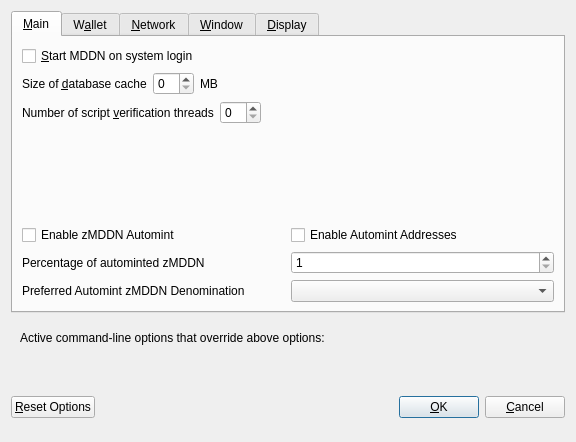
<?xml version="1.0" encoding="UTF-8"?>
<ui version="4.0">
 <class>OptionsDialog</class>
 <widget class="QDialog" name="OptionsDialog">
  <property name="geometry">
   <rect>
    <x>0</x>
    <y>0</y>
    <width>576</width>
    <height>442</height>
   </rect>
  </property>
  <property name="windowTitle">
   <string>Options</string>
  </property>
  <property name="modal">
   <bool>true</bool>
  </property>
  <layout class="QVBoxLayout" name="verticalLayout">
   <item>
    <widget class="QTabWidget" name="tabWidget">
     <property name="currentIndex">
      <number>0</number>
     </property>
     <widget class="QWidget" name="tabMain">
      <attribute name="title">
       <string>&amp;Main</string>
      </attribute>
      <layout class="QVBoxLayout" name="verticalLayout_Main">
       <item>
        <widget class="QCheckBox" name="bitcoinAtStartup">
         <property name="toolTip">
          <string>Automatically start MDDN after logging in to the system.</string>
         </property>
         <property name="text">
          <string>&amp;Start MDDN on system login</string>
         </property>
        </widget>
       </item>
       <item>
        <layout class="QHBoxLayout" name="horizontalLayout_2_Main">
         <item>
          <widget class="QLabel" name="databaseCacheLabel">
           <property name="text">
            <string>Size of &amp;database cache</string>
           </property>
           <property name="textFormat">
            <enum>Qt::PlainText</enum>
           </property>
           <property name="buddy">
            <cstring>databaseCache</cstring>
           </property>
          </widget>
         </item>
         <item>
          <widget class="QSpinBox" name="databaseCache"/>
         </item>
         <item>
          <widget class="QLabel" name="databaseCacheUnitLabel">
           <property name="text">
            <string>MB</string>
           </property>
           <property name="textFormat">
            <enum>Qt::PlainText</enum>
           </property>
          </widget>
         </item>
         <item>
          <spacer name="horizontalSpacer_2_Main">
           <property name="orientation">
            <enum>Qt::Horizontal</enum>
           </property>
           <property name="sizeHint" stdset="0">
            <size>
             <width>40</width>
             <height>20</height>
            </size>
           </property>
          </spacer>
         </item>
        </layout>
       </item>
       <item>
        <layout class="QHBoxLayout" name="horizontalLayout_3_Main">
         <item>
          <widget class="QLabel" name="threadsScriptVerifLabel">
           <property name="text">
            <string>Number of script &amp;verification threads</string>
           </property>
           <property name="textFormat">
            <enum>Qt::PlainText</enum>
           </property>
           <property name="buddy">
            <cstring>threadsScriptVerif</cstring>
           </property>
          </widget>
         </item>
         <item>
          <widget class="QSpinBox" name="threadsScriptVerif">
           <property name="toolTip">
            <string>(0 = auto, &lt;0 = leave that many cores free)</string>
           </property>
          </widget>
         </item>
         <item>
          <spacer name="horizontalSpacer_3_Main">
           <property name="orientation">
            <enum>Qt::Horizontal</enum>
           </property>
           <property name="sizeHint" stdset="0">
            <size>
             <width>40</width>
             <height>20</height>
            </size>
           </property>
          </spacer>
         </item>
        </layout>
       </item>
       <item>
        <spacer name="verticalSpacer_2">
         <property name="orientation">
          <enum>Qt::Vertical</enum>
         </property>
         <property name="sizeHint" stdset="0">
          <size>
           <width>20</width>
           <height>40</height>
          </size>
         </property>
        </spacer>
       </item>
       <item>
        <widget class="QWidget" name="verticalZpivOptionsWidget" native="true">
         <layout class="QVBoxLayout" name="verticalZpivOptionsLayout">
          <property name="margin">
           <number>0</number>
          </property>
          <item>
           <layout class="QHBoxLayout" name="horizontalAutomintingLayout">
            <item>
             <widget class="QCheckBox" name="checkBoxZeromintEnable">
              <property name="toolTip">
               <string>Enable automatic minting of MDDN units to zMDDN</string>
              </property>
              <property name="layoutDirection">
               <enum>Qt::LeftToRight</enum>
              </property>
              <property name="text">
               <string>Enable zMDDN Automint</string>
              </property>
             </widget>
            </item>
            <item>
             <widget class="QCheckBox" name="checkBoxZeromintAddresses">
              <property name="toolTip">
               <string>Enable automatic zMDDN minting from specific addresses</string>
              </property>
              <property name="layoutDirection">
               <enum>Qt::LeftToRight</enum>
              </property>
              <property name="text">
               <string>Enable Automint Addresses</string>
              </property>
             </widget>
            </item>
           </layout>
          </item>
          <item>
           <layout class="QHBoxLayout" name="horizontalZmintPercentageLayout">
            <item>
             <widget class="QLabel" name="percentage_label">
              <property name="toolTip">
               <string>Percentage of incoming MDDN which get automatically converted to zMDDN via Zerocoin Protocol (min: 10%)</string>
              </property>
              <property name="text">
               <string>Percentage of autominted zMDDN</string>
              </property>
             </widget>
            </item>
            <item>
             <widget class="QSpinBox" name="zeromintPercentage">
              <property name="minimum">
               <number>1</number>
              </property>
              <property name="maximum">
               <number>100</number>
              </property>
             </widget>
            </item>
           </layout>
          </item>
          <item>
           <layout class="QHBoxLayout" name="horizontalLayout" stretch="0,0">
            <property name="sizeConstraint">
             <enum>QLayout::SetFixedSize</enum>
            </property>
            <item>
             <widget class="QLabel" name="labelPreferredDenom">
              <property name="maximumSize">
               <size>
                <width>16777215</width>
                <height>16777215</height>
               </size>
              </property>
              <property name="toolTip">
               <string>Wait with automatic conversion to Zerocoin until enough MDDN for this denomination is available</string>
              </property>
              <property name="text">
               <string>Preferred Automint zMDDN Denomination</string>
              </property>
             </widget>
            </item>
            <item>
             <widget class="QComboBox" name="preferredDenom">
              <property name="maximumSize">
               <size>
                <width>16777215</width>
                <height>27</height>
               </size>
              </property>
              <property name="toolTip">
               <string>Wait with automatic conversion to Zerocoin until enough MDDN for this denomination is available</string>
              </property>
              <property name="maxVisibleItems">
               <number>9</number>
              </property>
              <property name="maxCount">
               <number>9</number>
              </property>
             </widget>
            </item>
           </layout>
          </item>
         </layout>
        </widget>
       </item>
      </layout>
     </widget>
     <widget class="QWidget" name="tabWallet">
      <attribute name="title">
       <string>W&amp;allet</string>
      </attribute>
      <layout class="QVBoxLayout" name="verticalLayout_Wallet">
       <item>
        <layout class="QHBoxLayout" name="horizontalLayout_2_Wallet">
         <item>
          <widget class="QLabel" name="labelStakeSplitThresholdText">
           <property name="text">
            <string>Stake split threshold:</string>
           </property>
          </widget>
         </item>
         <item>
          <widget class="QSpinBox" name="spinBoxStakeSplitThreshold">
           <property name="minimum">
            <number>1</number>
           </property>
           <property name="maximum">
            <number>999999</number>
           </property>
          </widget>
         </item>
        </layout>
       </item>
       <item>
        <widget class="QGroupBox" name="groupBox">
         <property name="title">
          <string>Expert</string>
         </property>
         <layout class="QVBoxLayout" name="verticalLayout_2">
          <item>
           <widget class="QCheckBox" name="coinControlFeatures">
            <property name="toolTip">
             <string>Whether to show coin control features or not.</string>
            </property>
            <property name="text">
             <string>Enable coin &amp;control features</string>
            </property>
           </widget>
          </item>
          <item>
           <widget class="QCheckBox" name="showMasternodesTab">
            <property name="toolTip">
             <string>Show additional tab listing all your masternodes in first sub-tab&lt;br/&gt;and all masternodes on the network in second sub-tab.</string>
            </property>
            <property name="text">
             <string>Show Masternodes Tab</string>
            </property>
           </widget>
          </item>
          <item>
           <widget class="QCheckBox" name="spendZeroConfChange">
            <property name="toolTip">
             <string>If you disable the spending of unconfirmed change, the change from a transaction&lt;br/&gt;cannot be used until that transaction has at least one confirmation.&lt;br/&gt;This also affects how your balance is computed.</string>
            </property>
            <property name="text">
             <string>&amp;Spend unconfirmed change</string>
            </property>
           </widget>
          </item>
         </layout>
        </widget>
       </item>
       <item>
        <spacer name="verticalSpacer_Wallet">
         <property name="orientation">
          <enum>Qt::Vertical</enum>
         </property>
         <property name="sizeHint" stdset="0">
          <size>
           <width>20</width>
           <height>40</height>
          </size>
         </property>
        </spacer>
       </item>
      </layout>
     </widget>
     <widget class="QWidget" name="tabNetwork">
      <attribute name="title">
       <string>&amp;Network</string>
      </attribute>
      <layout class="QVBoxLayout" name="verticalLayout_Network">
       <item>
        <widget class="QCheckBox" name="mapPortUpnp">
         <property name="toolTip">
          <string>Automatically open the MDDN client port on the router. This only works when your router supports UPnP and it is enabled.</string>
         </property>
         <property name="text">
          <string>Map port using &amp;UPnP</string>
         </property>
        </widget>
       </item>
       <item>
        <widget class="QCheckBox" name="allowIncoming">
         <property name="toolTip">
          <string>Accept connections from outside</string>
         </property>
         <property name="text">
          <string>Allow incoming connections</string>
         </property>
        </widget>
       </item>
       <item>
        <widget class="QCheckBox" name="connectSocks">
         <property name="toolTip">
          <string>Connect to the MDDN network through a SOCKS5 proxy.</string>
         </property>
         <property name="text">
          <string>&amp;Connect through SOCKS5 proxy (default proxy):</string>
         </property>
        </widget>
       </item>
       <item>
        <layout class="QHBoxLayout" name="horizontalLayout_1_Network">
         <item>
          <widget class="QLabel" name="proxyIpLabel">
           <property name="text">
            <string>Proxy &amp;IP:</string>
           </property>
           <property name="textFormat">
            <enum>Qt::PlainText</enum>
           </property>
           <property name="buddy">
            <cstring>proxyIp</cstring>
           </property>
          </widget>
         </item>
         <item>
          <widget class="QValidatedLineEdit" name="proxyIp">
           <property name="minimumSize">
            <size>
             <width>140</width>
             <height>0</height>
            </size>
           </property>
           <property name="maximumSize">
            <size>
             <width>140</width>
             <height>16777215</height>
            </size>
           </property>
           <property name="toolTip">
            <string>IP address of the proxy (e.g. IPv4: 127.0.0.1 / IPv6: ::1)</string>
           </property>
          </widget>
         </item>
         <item>
          <widget class="QLabel" name="proxyPortLabel">
           <property name="text">
            <string>&amp;Port:</string>
           </property>
           <property name="textFormat">
            <enum>Qt::PlainText</enum>
           </property>
           <property name="buddy">
            <cstring>proxyPort</cstring>
           </property>
          </widget>
         </item>
         <item>
          <widget class="QLineEdit" name="proxyPort">
           <property name="minimumSize">
            <size>
             <width>55</width>
             <height>0</height>
            </size>
           </property>
           <property name="maximumSize">
            <size>
             <width>55</width>
             <height>16777215</height>
            </size>
           </property>
           <property name="toolTip">
            <string>Port of the proxy (e.g. 9050)</string>
           </property>
          </widget>
         </item>
         <item>
          <spacer name="horizontalSpacer_1_Network">
           <property name="orientation">
            <enum>Qt::Horizontal</enum>
           </property>
           <property name="sizeHint" stdset="0">
            <size>
             <width>40</width>
             <height>20</height>
            </size>
           </property>
          </spacer>
         </item>
        </layout>
       </item>
       <item>
        <spacer name="verticalSpacer_Network">
         <property name="orientation">
          <enum>Qt::Vertical</enum>
         </property>
         <property name="sizeHint" stdset="0">
          <size>
           <width>20</width>
           <height>40</height>
          </size>
         </property>
        </spacer>
       </item>
      </layout>
     </widget>
     <widget class="QWidget" name="tabWindow">
      <attribute name="title">
       <string>&amp;Window</string>
      </attribute>
      <layout class="QVBoxLayout" name="verticalLayout_Window">
       <item>
        <widget class="QCheckBox" name="minimizeToTray">
         <property name="toolTip">
          <string>Show only a tray icon after minimizing the window.</string>
         </property>
         <property name="text">
          <string>&amp;Minimize to the tray instead of the taskbar</string>
         </property>
        </widget>
       </item>
       <item>
        <widget class="QCheckBox" name="minimizeOnClose">
         <property name="toolTip">
          <string>Minimize instead of exit the application when the window is closed. When this option is enabled, the application will be closed only after selecting Quit in the menu.</string>
         </property>
         <property name="text">
          <string>M&amp;inimize on close</string>
         </property>
        </widget>
       </item>
       <item>
        <spacer name="verticalSpacer_Window">
         <property name="orientation">
          <enum>Qt::Vertical</enum>
         </property>
         <property name="sizeHint" stdset="0">
          <size>
           <width>20</width>
           <height>40</height>
          </size>
         </property>
        </spacer>
       </item>
      </layout>
     </widget>
     <widget class="QWidget" name="tabDisplay">
      <attribute name="title">
       <string>&amp;Display</string>
      </attribute>
      <layout class="QVBoxLayout" name="verticalLayout_Display">
       <item>
        <layout class="QHBoxLayout" name="horizontalLayout_1_Display">
         <item>
          <widget class="QLabel" name="langLabel">
           <property name="text">
            <string>User Interface &amp;language:</string>
           </property>
           <property name="textFormat">
            <enum>Qt::PlainText</enum>
           </property>
           <property name="buddy">
            <cstring>lang</cstring>
           </property>
          </widget>
         </item>
         <item>
          <widget class="QValueComboBox" name="lang">
           <property name="toolTip">
            <string>The user interface language can be set here. This setting will take effect after restarting MDDN.</string>
           </property>
          </widget>
         </item>
        </layout>
       </item>
       <item>
        <widget class="QLabel" name="label_3">
         <property name="toolTip">
          <string notr="true"/>
         </property>
         <property name="statusTip">
          <string notr="true"/>
         </property>
         <property name="whatsThis">
          <string notr="true"/>
         </property>
         <property name="accessibleName">
          <string notr="true"/>
         </property>
         <property name="text">
          <string>Language missing or translation incomplete? Help contributing translations here:
https://discord.gg/ARRRgQzpdZ</string>
         </property>
         <property name="wordWrap">
          <bool>true</bool>
         </property>
         <property name="openExternalLinks">
          <bool>true</bool>
         </property>
         <property name="textInteractionFlags">
          <set>Qt::TextBrowserInteraction</set>
         </property>
        </widget>
       </item>
       <item>
        <layout class="QHBoxLayout" name="horizontalLayout_2_Display" stretch="0,0">
         <item>
          <widget class="QLabel" name="themeLabel">
           <property name="text">
            <string>User Interface Theme:</string>
           </property>
          </widget>
         </item>
         <item>
          <widget class="QValueComboBox" name="theme"/>
         </item>
        </layout>
       </item>
       <item>
        <widget class="QWidget" name="verticalZpivDisplayWidget" native="true">
         <layout class="QVBoxLayout" name="verticalZpivDisplayLayout">
          <property name="margin">
           <number>0</number>
          </property>
          <item>
           <widget class="Line" name="line">
            <property name="orientation">
             <enum>Qt::Horizontal</enum>
            </property>
           </widget>
          </item>
          <item>
           <layout class="QHBoxLayout" name="horizontalLayout_3_Display">
            <item>
             <widget class="QLabel" name="unitLabel">
              <property name="text">
               <string>Unit to show amounts in:</string>
              </property>
              <property name="textFormat">
               <enum>Qt::PlainText</enum>
              </property>
             </widget>
            </item>
            <item>
             <widget class="QValueComboBox" name="unit">
              <property name="toolTip">
               <string>Choose the default subdivision unit to show in the interface and when sending coins.</string>
              </property>
             </widget>
            </item>
           </layout>
          </item>
          <item>
           <layout class="QHBoxLayout" name="horizontalLayout_4_Display">
            <item>
             <widget class="QLabel" name="digitsLabel">
              <property name="text">
               <string>Decimal digits</string>
              </property>
             </widget>
            </item>
            <item>
             <widget class="QValueComboBox" name="digits"/>
            </item>
           </layout>
          </item>
          <item>
           <layout class="QHBoxLayout" name="horizontalLayout_5_Display">
            <item>
             <widget class="QCheckBox" name="checkBoxHideZeroBalances">
              <property name="toolTip">
               <string>Hide empty balances</string>
              </property>
              <property name="layoutDirection">
               <enum>Qt::LeftToRight</enum>
              </property>
              <property name="text">
               <string>Hide empty balances</string>
              </property>
             </widget>
            </item>
            <item>
             <widget class="QCheckBox" name="checkBoxHideOrphans">
              <property name="toolTip">
               <string>Hide orphan stakes in transaction lists</string>
              </property>
              <property name="text">
               <string>Hide orphan stakes</string>
              </property>
             </widget>
            </item>
            <item>
             <spacer name="horizontalSpacer">
              <property name="orientation">
               <enum>Qt::Horizontal</enum>
              </property>
              <property name="sizeHint" stdset="0">
               <size>
                <width>40</width>
                <height>20</height>
               </size>
              </property>
             </spacer>
            </item>
           </layout>
          </item>
          <item>
           <layout class="QHBoxLayout" name="horizontalLayout_6_Display">
            <item>
             <widget class="QLabel" name="thirdPartyTxUrlsLabel">
              <property name="toolTip">
               <string>Third party URLs (e.g. a block explorer) that appear in the transactions tab as context menu items. %s in the URL is replaced by transaction hash. Multiple URLs are separated by vertical bar |.</string>
              </property>
              <property name="text">
               <string>Third party transaction URLs</string>
              </property>
             </widget>
            </item>
            <item>
             <widget class="QLineEdit" name="thirdPartyTxUrls">
              <property name="toolTip">
               <string>Third party URLs (e.g. a block explorer) that appear in the transactions tab as context menu items. %s in the URL is replaced by transaction hash. Multiple URLs are separated by vertical bar |.</string>
              </property>
             </widget>
            </item>
           </layout>
          </item>
         </layout>
        </widget>
       </item>
       <item>
        <spacer name="verticalSpacer">
         <property name="orientation">
          <enum>Qt::Vertical</enum>
         </property>
         <property name="sizeHint" stdset="0">
          <size>
           <width>20</width>
           <height>40</height>
          </size>
         </property>
        </spacer>
       </item>
      </layout>
     </widget>
    </widget>
   </item>
   <item>
    <widget class="QFrame" name="frame">
     <layout class="QVBoxLayout" name="verticalLayout_Bottom">
      <item>
       <layout class="QHBoxLayout" name="horizontalLayout_Bottom">
        <item>
         <widget class="QLabel" name="overriddenByCommandLineInfoLabel">
          <property name="text">
           <string>Active command-line options that override above options:</string>
          </property>
          <property name="textFormat">
           <enum>Qt::PlainText</enum>
          </property>
         </widget>
        </item>
        <item>
         <spacer name="horizontalSpacer_Bottom">
          <property name="orientation">
           <enum>Qt::Horizontal</enum>
          </property>
          <property name="sizeHint" stdset="0">
           <size>
            <width>40</width>
            <height>20</height>
           </size>
          </property>
         </spacer>
        </item>
       </layout>
      </item>
      <item>
       <widget class="QLabel" name="overriddenByCommandLineLabel">
        <property name="text">
         <string/>
        </property>
        <property name="textFormat">
         <enum>Qt::PlainText</enum>
        </property>
        <property name="wordWrap">
         <bool>true</bool>
        </property>
       </widget>
      </item>
     </layout>
    </widget>
   </item>
   <item>
    <layout class="QHBoxLayout" name="horizontalLayout_Buttons">
     <item>
      <widget class="QPushButton" name="resetButton">
       <property name="toolTip">
        <string>Reset all client options to default.</string>
       </property>
       <property name="text">
        <string>&amp;Reset Options</string>
       </property>
       <property name="autoDefault">
        <bool>false</bool>
       </property>
      </widget>
     </item>
     <item>
      <spacer name="horizontalSpacer_1">
       <property name="orientation">
        <enum>Qt::Horizontal</enum>
       </property>
       <property name="sizeHint" stdset="0">
        <size>
         <width>40</width>
         <height>48</height>
        </size>
       </property>
      </spacer>
     </item>
     <item>
      <widget class="QLabel" name="statusLabel">
       <property name="minimumSize">
        <size>
         <width>200</width>
         <height>0</height>
        </size>
       </property>
       <property name="font">
        <font>
         <weight>75</weight>
         <bold>true</bold>
        </font>
       </property>
       <property name="text">
        <string/>
       </property>
       <property name="textFormat">
        <enum>Qt::PlainText</enum>
       </property>
       <property name="wordWrap">
        <bool>true</bool>
       </property>
      </widget>
     </item>
     <item>
      <spacer name="horizontalSpacer_2">
       <property name="orientation">
        <enum>Qt::Horizontal</enum>
       </property>
       <property name="sizeHint" stdset="0">
        <size>
         <width>40</width>
         <height>48</height>
        </size>
       </property>
      </spacer>
     </item>
     <item>
      <widget class="QPushButton" name="okButton">
       <property name="text">
        <string>&amp;OK</string>
       </property>
       <property name="autoDefault">
        <bool>false</bool>
       </property>
       <property name="default">
        <bool>true</bool>
       </property>
      </widget>
     </item>
     <item>
      <widget class="QPushButton" name="cancelButton">
       <property name="text">
        <string>&amp;Cancel</string>
       </property>
       <property name="autoDefault">
        <bool>false</bool>
       </property>
      </widget>
     </item>
    </layout>
   </item>
  </layout>
 </widget>
 <customwidgets>
  <customwidget>
   <class>QValidatedLineEdit</class>
   <extends>QLineEdit</extends>
   <header>qvalidatedlineedit.h</header>
  </customwidget>
  <customwidget>
   <class>QValueComboBox</class>
   <extends>QComboBox</extends>
   <header>qvaluecombobox.h</header>
  </customwidget>
 </customwidgets>
 <resources/>
 <connections/>
</ui>
